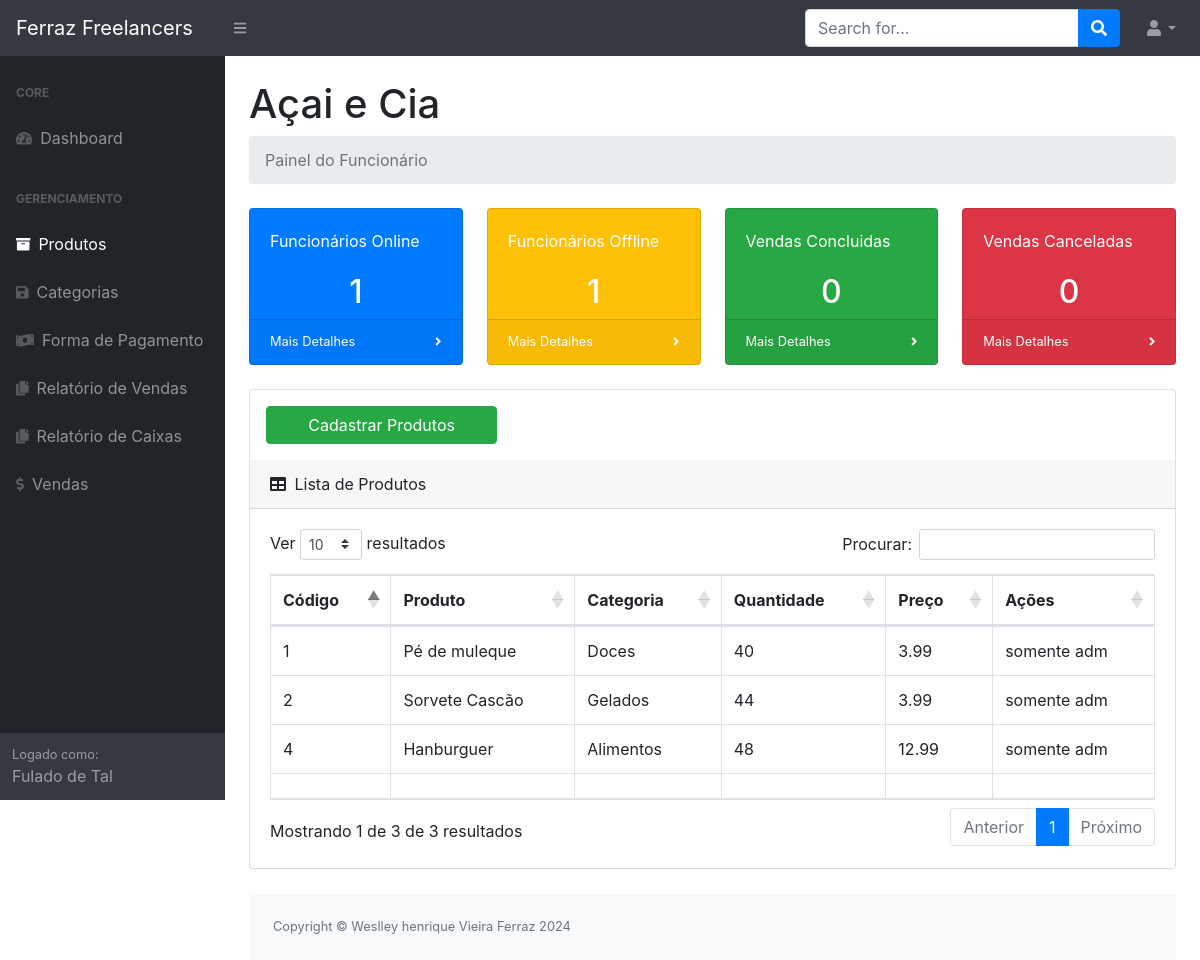
Page /produtos.php (signed in) on the committed database.
### tables this page shows
CREATE TABLE IF NOT EXISTS `funcionarios` (
  `id_funcionario` int(11) NOT NULL AUTO_INCREMENT,
  `id_adm` int(11) NOT NULL,
  `situacao` int(11) NOT NULL,
  `nome` varchar(300) NOT NULL,
  `email` varchar(300) NOT NULL,
  `telefone` varchar(300) DEFAULT NULL,
  `senha` varchar(300) NOT NULL,
  `data_registro` date NOT NULL,
  `presenca` int(11) DEFAULT NULL,
  `entrou` time DEFAULT NULL,
  `saiu` time DEFAULT NULL,
  PRIMARY KEY (`id_funcionario`)
);

CREATE TABLE IF NOT EXISTS `dados_empresa` (
  `id_dado` int(11) NOT NULL AUTO_INCREMENT,
  `id_adm` int(11) NOT NULL,
  `empresa` varchar(300) DEFAULT NULL,
  `cnpj` varchar(300) DEFAULT NULL,
  `telefone` varchar(300) DEFAULT NULL,
  PRIMARY KEY (`id_dado`)
);

CREATE TABLE IF NOT EXISTS `produtos` (
  `id_produto` int(11) NOT NULL AUTO_INCREMENT,
  `id_adm` int(11) NOT NULL,
  `id_categoria` int(11) NOT NULL,
  `id_imagem` int(11) NOT NULL,
  `produto` varchar(300) NOT NULL,
  `descricao` varchar(300) NOT NULL,
  `codigo` int(11) NOT NULL,
  `quantidade` int(11) NOT NULL,
  `preco` double NOT NULL,
  PRIMARY KEY (`id_produto`)
);

CREATE TABLE IF NOT EXISTS `categorias` (
  `id_categoria` int(11) NOT NULL AUTO_INCREMENT,
  `id_adm` int(11) NOT NULL,
  `categoria` varchar(300) NOT NULL,
  PRIMARY KEY (`id_categoria`)
);

### classes/verificacoes.php (called while the page is built, shortened)
<?php
 Class verificacao{
 	public function verifica_nivel($id_adm, $id_mestre, $id_funcionario){
 		if ($id_funcionario != null) {
 			$retorno = "Painel do Funcionário";
 		}
 		return $retorno;
 	}
    public function verifica_id_adm($id_funcionario){
        $c = new conectar();
        $conexao = $c->conexao();
        $busca = "SELECT * FROM funcionarios WHERE id_funcionario = '$id_funcionario'";
        $resultado = mysqli_query($conexao, $busca);
        $funcionario = mysqli_fetch_array($resultado);
        $id_adm = $funcionario["id_adm"];
        $retorno = $id_adm;
        return $retorno;
    }
    public function verifica_nome_empresa($id_adm){
        $c = new conectar();
        $conexao = $c->conexao();
        $busca = "SELECT * FROM dados_empresa WHERE id_adm = '$id_adm'";
        $resultado = mysqli_query($conexao, $busca);
        $empresa = mysqli_fetch_array($resultado);
        $nome_empresa = $empresa["empresa"];
        return $nome_empresa;
    }
 }

### produtos.php (the view, shortened to what this page needs)
<?php
    $hoje = date("Y,m,d");
    include_once("menu.php");
    include_once("classes/verificacoes.php");
    if(isset($_SESSION['usuario'])){
        $c = new conectar();
        $conexao = $c->conexao();
        $v = new verificacao();
        $verificacao = $v->verifica_nivel($id_adm, $id_mestre, $id_funcionario);
        if (@$_SESSION['id_funcionario'] != null) {
            $id_adm = $v->verifica_id_adm($id_funcionario);
        }
        $nome_empresa = $v->verifica_nome_empresa($id_adm);
?>
            <div id="layoutSidenav_content">
                <main>
                    <div class="container-fluid">
                        <h1 class="mt-4"><?php echo $nome_empresa; ?></h1>
                        <ol class="breadcrumb mb-4">
                            <li class="breadcrumb-item active"><?php echo $verificacao; ?></li>
                        </ol>
                        <?php if (!isset($_GET["vendas"])) { ?>
                        <div class="row">
                            <div class="col-xl-3 col-md-6">
                                <?php
                                $consulta_funcionarios = "SELECT * FROM funcionarios WHERE id_adm = $id_adm AND presenca = '1'";
                                $resultado_funcionarios = mysqli_query($conexao, $consulta_funcionarios);
                                $linha_funcionarios = mysqli_num_rows($resultado_funcionarios)
                                 ?>
                                <div class="card bg-primary text-white mb-4">
                                    <div class="card-body">Funcionários Online</div>
                                    <center><h2><?php echo $linha_funcionarios; ?></h2></center>
                                    <div class="card-footer d-flex align-items-center justify-content-between">
                                        <a class="small text-white stretched-link" href="#">Mais Detalhes</a>
                                        <div class="small text-white"><i class="fas fa-angle-right"></i></div>
                                    </div>
                                </div>
                            </div>
                            <div class="col-xl-3 col-md-6">
                                <?php
                                $consulta_funcionarios2 = "SELECT * FROM funcionarios WHERE id_adm = $id_adm AND presenca = '2'";
                                $resultado_funcionarios2 = mysqli_query($conexao, $consulta_funcionarios2);
                                $linha_funcionarios2 = mysqli_num_rows($resultado_funcionarios2)
                                 ?>
                                <div class="card bg-warning text-white mb-4">
                                    <div class="card-body">Funcionários Offline</div>
                                    <center><h2><?php echo $linha_funcionarios2; ?></h2></center>
                                    <div class="card-footer d-flex align-items-center justify-content-between">
                                        <a class="small text-white stretched-link" href="#">Mais Detalhes</a>
                                        <div class="small text-white"><i class="fas fa-angle-right"></i></div>
                                    </div>
                                </div>
                            </div>
                            <div class="col-xl-3 col-md-6">
                                <?php
                                if (@$_SESSION['id_adm'] != null) {
                                    $consulta_vr = "SELECT * FROM vendas WHERE id_adm = $id_adm AND data_venda = '$hoje' AND situacao = '1'";
                                }elseif (@$_SESSION['id_funcionario'] != null) {
                                    $consulta_vr = "SELECT * FROM vendas WHERE id_adm = $id_adm AND id_funcionario = '$id_funcionario' AND data_venda = '$hoje' AND situacao = '1'";
                                }
                                $resultado_vr = mysqli_query($conexao, $consulta_vr);
                                $linha_vr = mysqli_num_rows($resultado_vr);
                                 ?>
                                <div class="card bg-success text-white mb-4">
                                    <div class="card-body">Vendas Concluidas</div>
                                    <center><h2><?php echo $linha_vr; ?></h2></center>
                                    <div class="card-footer d-flex align-items-center justify-content-between">
                                        <a class="small text-white stretched-link" href="#">Mais Detalhes</a>
                                        <div class="small text-white"><i class="fas fa-angle-right"></i></div>
                                    </div>
                                </div>
                            </div>
                            <div class="col-xl-3 col-md-6">
                                <?php
                                if (@$_SESSION['id_adm'] != null) {
                                    $consulta_vr2 = "SELECT * FROM vendas WHERE id_adm = $id_adm AND data_venda = '$hoje' AND situacao = '3'";
                                }elseif (@$_SESSION['id_funcionario'] != null) {
                                    $consulta_vr2 = "SELECT * FROM vendas WHERE id_adm = $id_adm AND id_funcionario = '$id_funcionario' AND data_venda = '$hoje' AND situacao = '3'";
                                }
                                $resultado_vr2 = mysqli_query($conexao, $consulta_vr2);
                                $linha_vr2 = mysqli_num_rows($resultado_vr2);
                                 ?>
                                <div class="card bg-danger text-white mb-4">
                                    <div class="card-body">Vendas Canceladas</div>
                                    <center><h2><?php echo $linha_vr2; ?></h2></center>
                                    <div class="card-footer d-flex align-items-center justify-content-between">
                                        <a class="small text-white stretched-link" href="#">Mais Detalhes</a>
                                        <div class="small text-white"><i class="fas fa-angle-right"></i></div>
                                    </div>
                                </div>
                            </div>
                        </div>
                        <?php } ?>
                        <div class="card mb-4">
                            <button type="button" class="btn btn-success mt-3 mb-3 mr-3 ml-3 col-lg-3" data-toggle="modal" data-target="#ModalProdutos">
                              Cadastrar Produtos
                            </button>
                            <div class="card-header">
                                <i class="fas fa-table mr-1"></i>
                                Lista de Produtos
                            </div>
                            <div class="card-body">
                                <div class="table-responsive">
                                    <table class="table table-bordered" id="dataTable" width="100%" cellspacing="0">
                                        <thead>
                                            <tr>
                                                <th>Código</th>
                                                <th>Produto</th>
                                                <th>Categoria</th>
                                                <th>Quantidade</th>
                                                <th>Preço</th>
                                                <th>Ações</th>
                                            </tr>
                                        </thead>
                                        <tfoot>
                                            <tr>
                                                <th></th>
                                                <th></th>
                                                <th></th>
                                                <th></th>
                                                <th></th>
                                                <th></th>
                                            </tr>
                                        </tfoot>
                                        <tbody>
                                            <?php
                                            $busca = "SELECT * FROM produtos WHERE id_adm = '$id_adm'";
                                            $resultado = mysqli_query($conexao, $busca);
                                            $linha = mysqli_num_rows($resultado);
                                            if($linha == ''){
                                                echo "<h3> Não foram encontrados dados Cadastrados no Banco!! </h3>";
                                            }else{
                                                while($res = mysqli_fetch_array($resultado)){
                                                    $id_categoria = $res["id_categoria"];
                                                    $consulta_categoria = "SELECT * FROM categorias WHERE id_categoria = '$id_categoria'";
                                                    $resultado_categoria = mysqli_query($conexao, $consulta_categoria);
                                                    $categoria = mysqli_fetch_array($resultado_categoria);
                                                    $consulta_imagem = "SELECT * FROM categorias WHERE id_categoria = '$id_categoria'";
                                                    $resultado_imagem = mysqli_query($conexao, $consulta_imagem);
                                             ?>
                                            <tr>
                                                <td><?php echo $res["codigo"]; ?></td>
                                                <td><?php echo $res["produto"]; ?></td>
                                                <td><?php echo $categoria["categoria"]; ?></td>
                                                <td><?php echo $res["quantidade"]; ?></td>
                                                <td><?php echo $res["preco"]; ?></td>
                                                <td>
                                                    <?php if (@$_SESSION['id_adm'] != null) { ?>
                                                    <a href="" class="btn btn-info" data-toggle="modal" data-target="#ModalEditarProduto<?php echo $res["id_produto"] ?>"><i class="fas fa-edit"></i></a>
                                                    <a title="Excluir" class="btn btn-danger" href="funcoes/deletar_produto.php?id=<?php echo $res['id_produto']; ?>&id_imagem=<?php echo $res["id_imagem"] ?>"><i class="fa fa-minus-square"></i></a>
                                                    <?php }else{ echo "somente adm";} ?>
                                                </td>
                                            </tr>
                                            <?php }} ?>
                                        </tbody>
                                    </table>
                                </div>
                            </div>
                        </div>
<?php
    include_once("rodape.php");
}else{
    echo "<script language='javascript'>window.alert('ERRO - não está Logado'); </script>";
    echo "<script language='javascript'>window.location='login.php'; </script>";
}
?>

### rows in the picture
funcionarios: id_adm.empresa "Açai e Cia"
produtos: codigo "1", produto "Pé de muleque", id_categoria.categoria "Doces", quantidade "40", preco "3.99"
produtos: codigo "2", produto "Sorvete Cascão", id_categoria.categoria "Gelados", quantidade "44", preco "3.99"
produtos: codigo "4", produto "Hanburguer", id_categoria.categoria "Alimentos", quantidade "48", preco "12.99"

### other values in the picture
$nome "Fulado de Tal"
$verificacao "Painel do Funcionário"
$linha_funcionarios "1"
$linha_funcionarios2 "1"
$linha_vr "0"
$linha_vr2 "0"
